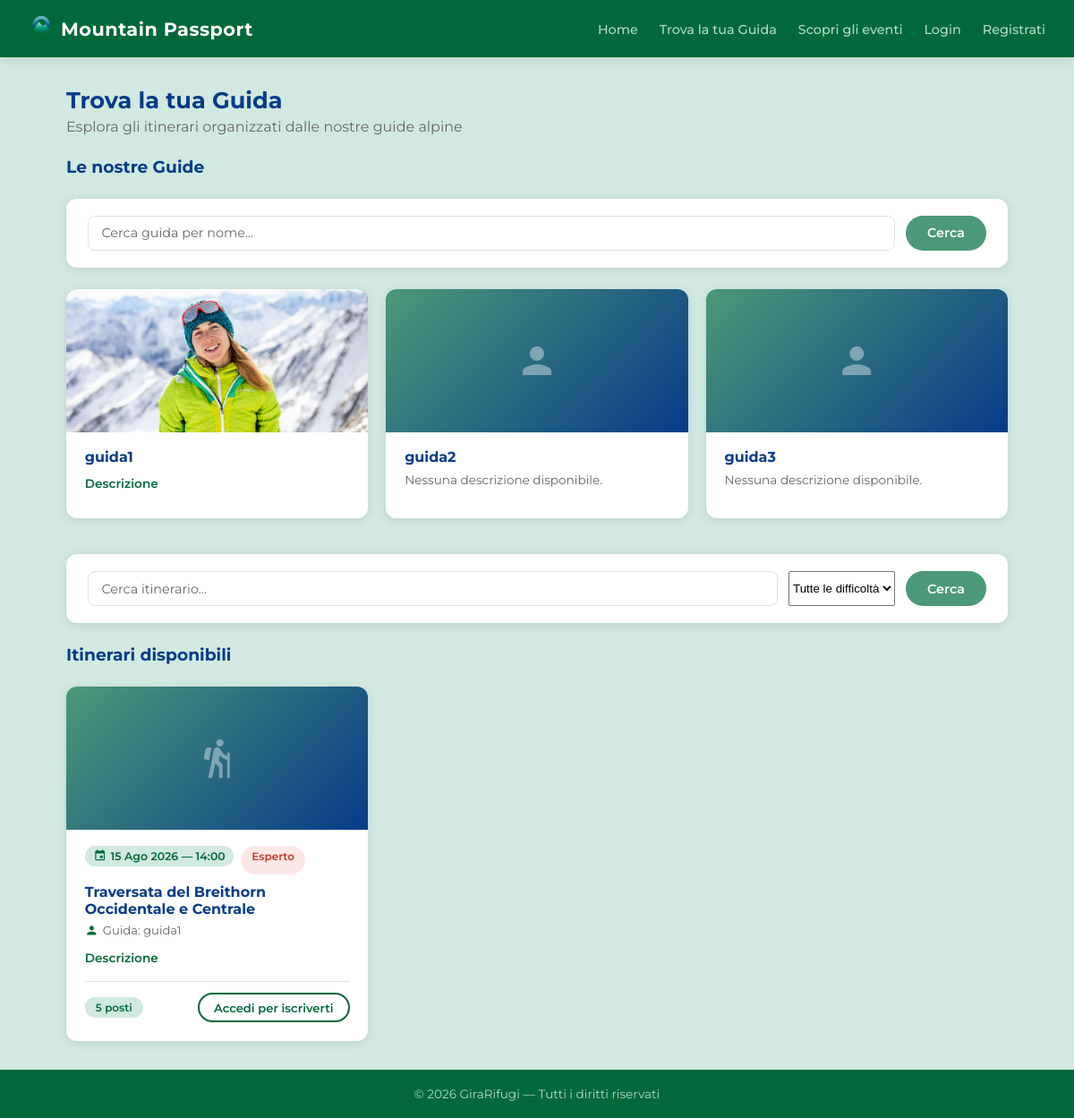
Before: /guide/ with the older database file.
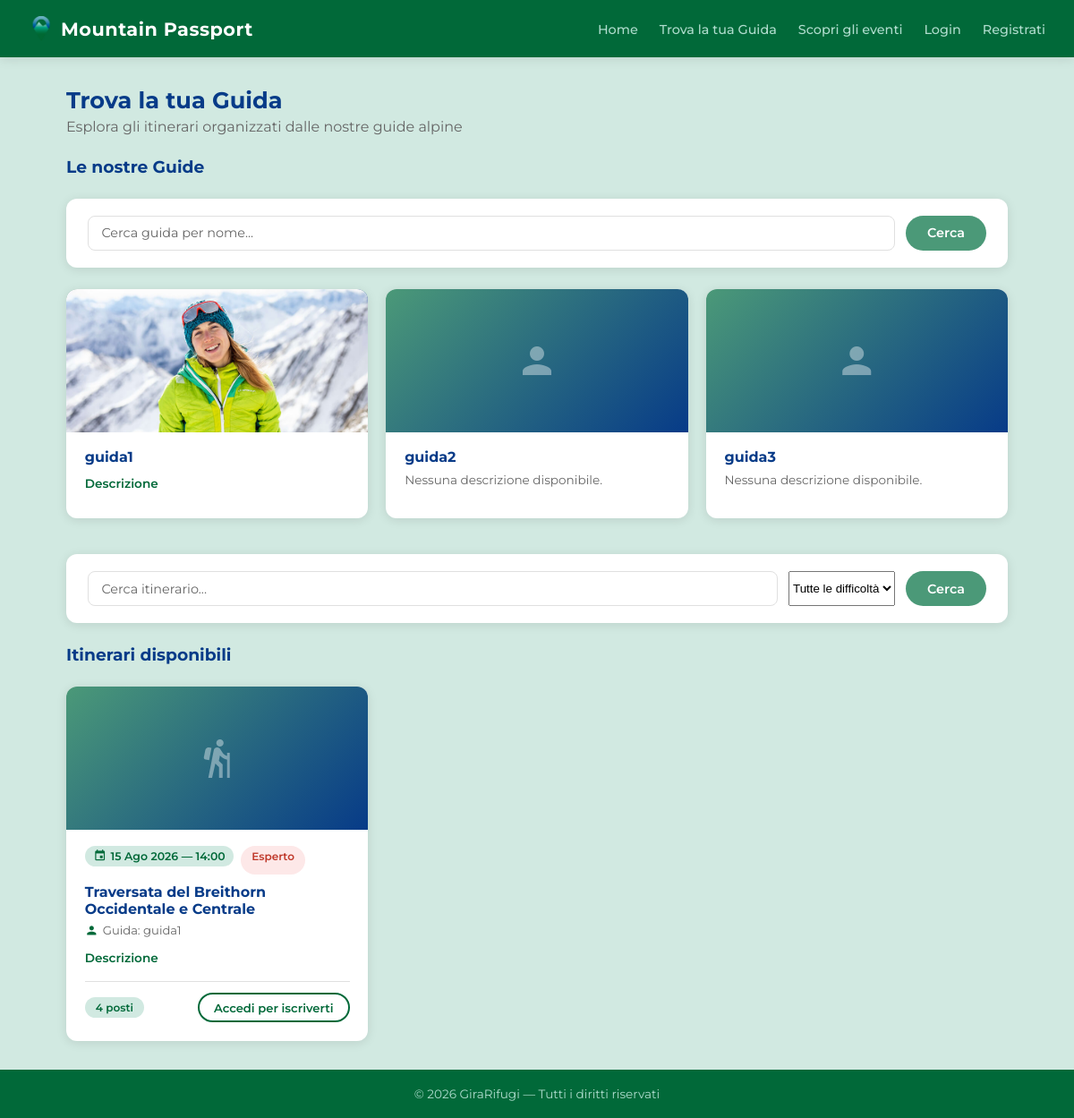
After: the same page with the newer database file.
### rifugi/models.py (models this page shows, shortened)
class Itinerario(models.Model):
    guida = models.ForeignKey(
            User,
            on_delete=models.CASCADE,
            related_name='itinerari'
        )
    titolo = models.CharField(max_length=200)
    descrizione = models.TextField(blank=True)
    rifugi = models.ManyToManyField(Rifugio, related_name='itinerari', blank=True)
    data = models.DateField()
    ora = models.TimeField(blank=True, null=True)
    difficolta = models.CharField(max_length=20, choices=[
        ('facile', 'Facile'),
        ('medio', 'Medio'),
        ('difficile', 'Difficile'),
        ('esperto', 'Esperto'),
    ], default='facile')
    posti_disponibili = models.IntegerField(default=0)
    class Meta:
        verbose_name_plural = "Itinerari"
        ordering = ['data']

### rifugi/views.py (the view, shortened to what this page needs)
# urls.py: path('guide/', views.guide, name='guide'),
def guide(request):
    is_admin = request.user.is_authenticated and (
        request.user.groups.filter(name='Admin').exists() or request.user.is_superuser
    )
    guide_lista = AuthUser.objects.filter(groups__name='GuidaAlpina').select_related('profilo_guida').order_by('username')
    guida_q = request.GET.get('guida_q', '')
    if guida_q:
        guide_lista = guide_lista.filter(
            Q(username__icontains=guida_q) | Q(first_name__icontains=guida_q) | Q(last_name__icontains=guida_q)
        )
    itinerari = Itinerario.objects.select_related('guida').prefetch_related('iscrizioni').filter(data__gte=date.today())
    q = request.GET.get('q', '')
    difficolta = request.GET.get('difficolta', '')
    if q:
        itinerari = itinerari.filter(titolo__icontains=q)
    if difficolta:
        itinerari = itinerari.filter(difficolta=difficolta)
    iscrizioni_utente = []
    if request.user.is_authenticated:
        iscrizioni_utente = list(
            IscrizioneItinerario.objects.filter(escursionista=request.user).values_list('itinerario_id', flat=True)
        )
    return render(request, 'guide.html', {
        'guide_lista': guide_lista,
        'guida_q': guida_q,
        'itinerari': itinerari,
        'iscrizioni_utente': iscrizioni_utente,
        'q': q,
        'difficolta': difficolta,
        'is_admin': is_admin,
    })

### templates/guide.html (shortened to what the changed rows need)
{% extends 'base.html' %}
{% block content %}
<div class="page-header">
    <h2>Trova la tua Guida</h2>
</div>
{% if itinerari %}
<div class="eventi-grid">
    {% for it in itinerari %}
    <div class="evento-card">
        <div class="evento-card-placeholder" style="background: linear-gradient(135deg, var(--green) 0%, var(--blue-dark) 100%); display:flex; align-items:center; justify-content:center;">
            <span class="material-icons" style="font-size:3rem; color:rgba(255,255,255,0.4);">hiking</span>
        </div>
        <div class="evento-card-body">
            <div style="display:flex; gap:0.5rem; flex-wrap:wrap; margin-bottom:0.6rem;">
                <span class="evento-data-badge">
                    <span class="material-icons">event</span>
                    {{ it.data|date:"d M Y" }}{% if it.ora %} — {{ it.ora|time:"H:i" }}{% endif %}
                </span>
                <span class="badge
                    {% if it.difficolta == 'facile' %}badge-green
                    {% elif it.difficolta == 'medio' %}badge-blue
                    {% elif it.difficolta == 'difficile' %}badge-gray
                    {% else %}badge-red{% endif %}">
                    {{ it.get_difficolta_display }}
                </span>
            </div>
            <h3>{{ it.titolo }}</h3>
            <p class="evento-rifugio">
                <span class="material-icons">person</span>
                Guida: {{ it.guida.username }}
            </p>
            {% if it.descrizione %}
            <details class="modifica-details">
                <summary>Descrizione</summary>
            </details>
            {% endif %}
            <div class="evento-footer">
                <span class="badge {% if it.posti_disponibili > 0 %}badge-green{% else %}badge-red{% endif %}">
                    {% if it.posti_disponibili > 0 %}
                        {{ it.posti_disponibili }} posti
                    {% else %}
                        Sold out
                    {% endif %}
                </span>
                {% if user.is_authenticated and user.groups.all.0.name == 'Escursionista' %}
                    {% if it.pk in iscrizioni_utente %}
                    <span class="badge badge-green">
                        <span class="material-icons" style="font-size:0.85rem; vertical-align:middle;">check</span>
                        Iscritto
                    </span>
                    {% elif it.posti_disponibili > 0 %}
                    <form method="post" action="{% url 'iscriviti_itinerario' it.pk %}">
                        {% csrf_token %}
                        <button type="submit" class="btn btn-primary btn-sm">Iscriviti</button>
                    </form>
                    {% endif %}
                {% elif not user.is_authenticated %}
                <a href="/accounts/login/" class="btn btn-outline btn-sm">Accedi per iscriverti</a>
                {% endif %}
            </div>
        </div>
    </div>
    {% endfor %}
</div>
{% else %}
<div class="empty-state">
    <span class="material-icons">hiking</span>
    <p>Nessun itinerario disponibile al momento.</p>
</div>
{% endif %}
{% endblock %}

Changed rows visible on the page:
changed Itinerario "Traversata del Breithorn Occidentale e Centrale": posti_disponibili "5" → "4"
